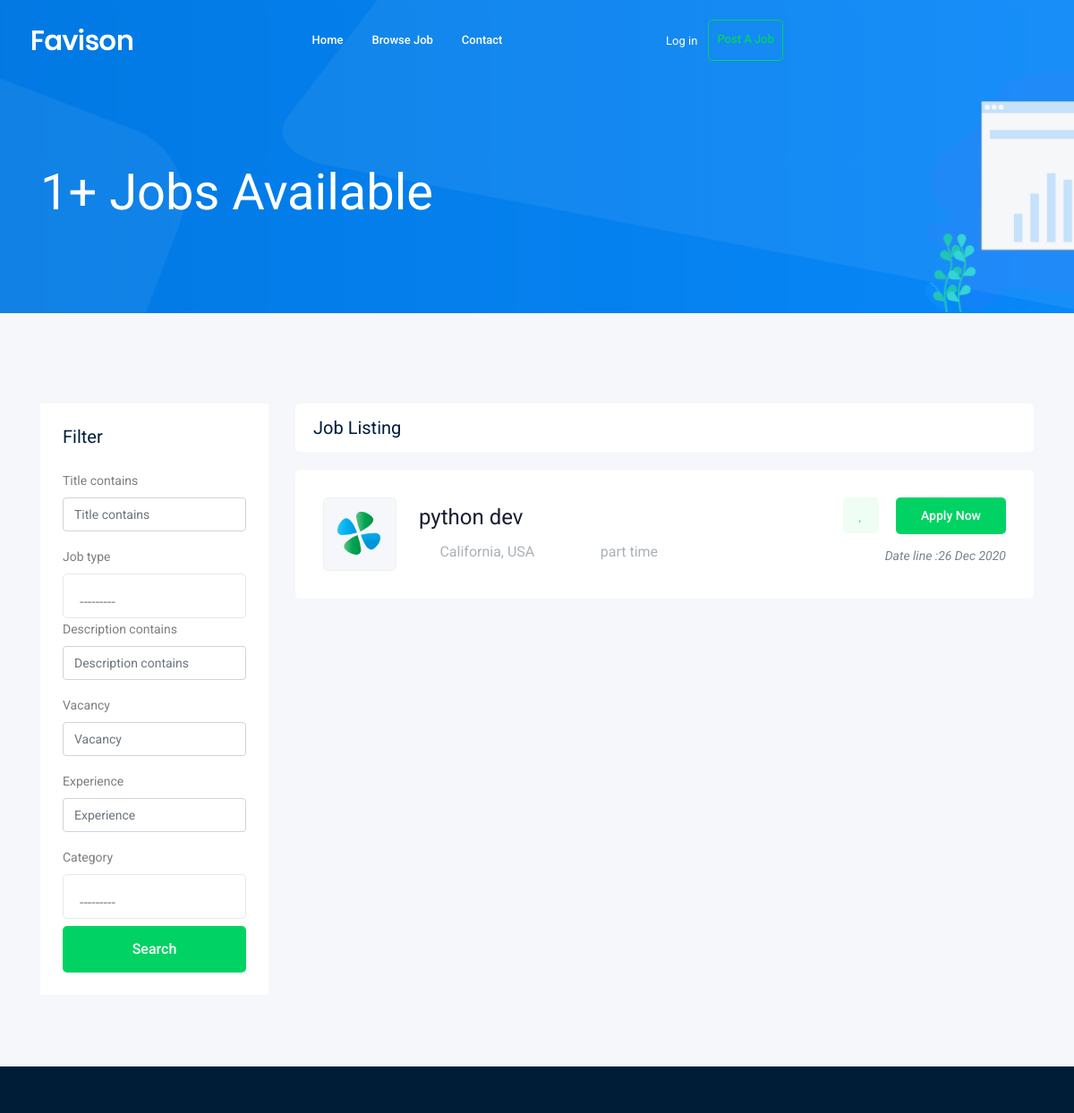
/ (upper part), run on an earlier commit of the app's database.
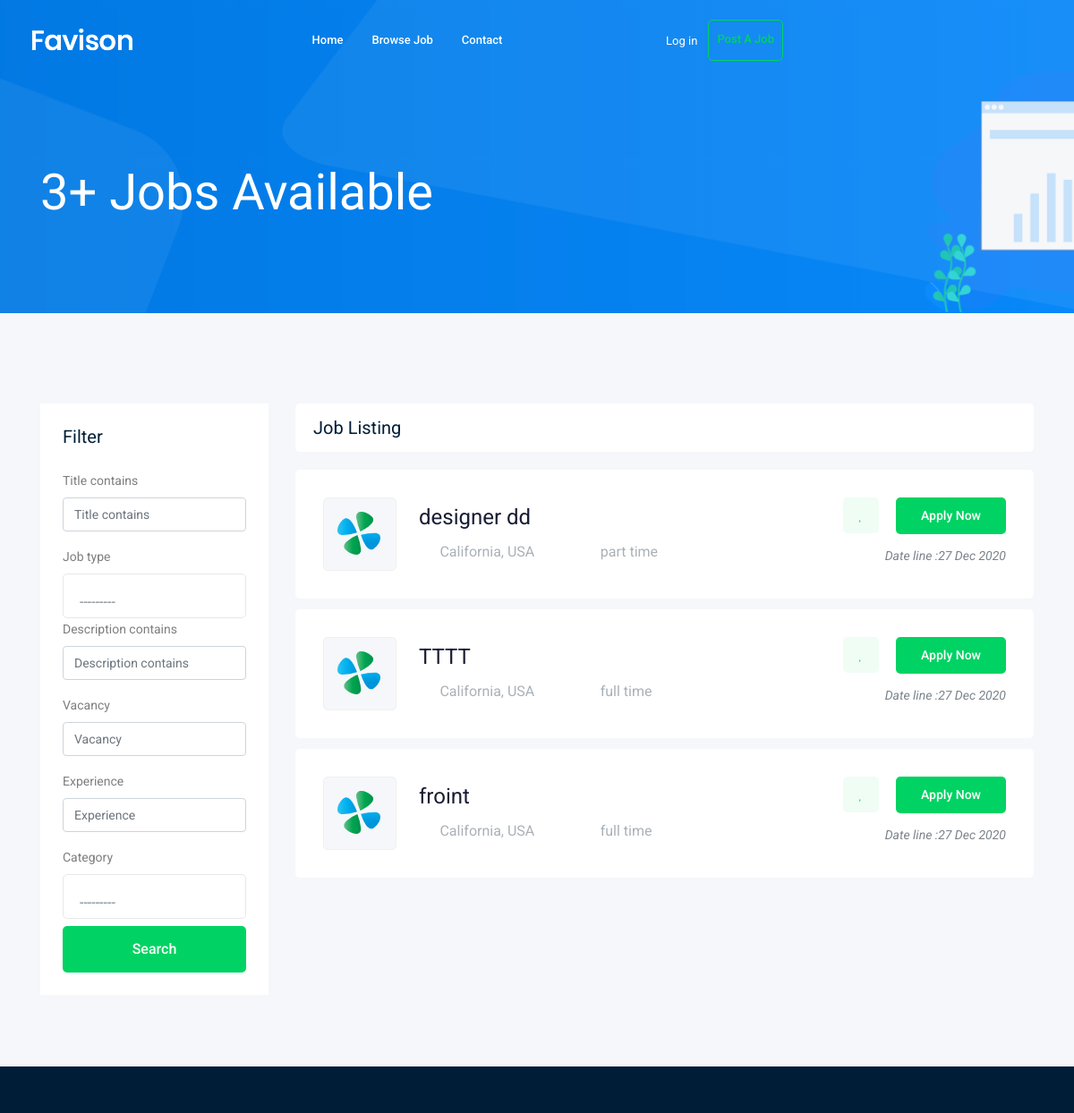
And on a later commit of the database.
### job/models.py (models this page shows, shortened)
class Job(models.Model):        #table
    owner=models.ForeignKey(User,related_name="job_owner",on_delete=models.CASCADE)
    title=models.CharField(max_length=100)
    job_type=models.CharField(max_length=15,choices=JOB_TYPE )
    description=models.TextField(max_length=1000)
    published_at=models.DateTimeField(auto_now=True)
    vacancy=models.IntegerField(default=1)
    sallary=models.IntegerField(default=0)
    experience=models.IntegerField(default=0)
    category=models.ForeignKey('Category',on_delete=models.CASCADE)
    image =models.ImageField(upload_to=image_upload)
    slug=models.SlugField(blank=True,null=True)

### job/views.py (the view)
# urls.py: path('',views.job_list,name="job_list"),
def job_list(request):
    job_list=Job.objects.all()
    myfilter=JobFilter(request.GET,queryset=job_list)
    job_list=myfilter.qs
    paginator = Paginator(job_list,5)
    page_number = request.GET.get('page')
    page_obj = paginator.get_page(page_number)
    context={"job_list": page_obj ,'myfilter': myfilter}
    return render(request ,"job/job_list.html", context)

### job/models.py (called while the page is built)
    def __str__(self):
        return self.name

### job/templates/job/job_list.html (shortened to what this page needs)
{% extends  'base.html' %}
{% load bootstrap4 %}
{% block body %}
     <div class="bradcam_area bradcam_bg_1">
        <div class="container">
            <div class="row">
                <div class="col-xl-12">
                    <div class="bradcam_text">
                        <h3>{{job_list|length}}+ Jobs Available</h3>
                    </div>
                </div>
            </div>
        </div>
    </div>
    <div class="job_listing_area plus_padding">
        <div class="container">
            <div class="row">
                <div class="col-lg-3">
                    <div class="job_filter white-bg">
                        <div class="form_inner white-bg">
                            <h3>Filter</h3>
                            <form method="GET">
                                {% bootstrap_form myfilter.form %}
                               <input type="submit" value="Search" class="boxed-btn3 w-100 mt-2"  />
                            </form>
                        </div>
                    </div>
                </div>
                <div class="col-lg-9">
                    <div class="recent_joblist_wrap">
                        <div class="recent_joblist white-bg ">
                            <div class="row align-items-center">
                                <div class="col-md-6">
                                    <h4>Job Listing</h4>
                                </div>
                            </div>
                        </div>
                    </div>
                    <div class="job_lists m-0">
                        <div class="row">
                             {% for job in job_list %}
                              <div class="col-lg-12 col-md-12">
                                <div class="single_jobs white-bg d-flex justify-content-between">
                                    <div class="jobs_left d-flex align-items-center">
                                        <div class="thumb">
                                            <img src="img/svg_icon/1.svg" alt="">
                                        </div>
                                        <div class="jobs_conetent">
                                            <a href="{% url 'jobs:job_detail' job.slug %}"><h4>{{job.title}}</h4></a>
                                            <div class="links_locat d-flex align-items-center">
                                                <div class="location">
                                                    <p> <i class="fa fa-map-marker"></i> California, USA</p>
                                                </div>
                                                <div class="location">
                                                    <p> <i class="fa fa-clock-o"></i> {{job.job_type}}</p>
                                                </div>
                                            </div>
                                        </div>
                                    </div>
                                    <div class="jobs_right">
                                        <div class="apply_now">
                                            <a class="heart_mark" href="#"> <i class="fa fa-heart"></i> </a>
                                            <a href="{% url 'jobs:job_detail' job.slug %}" class="boxed-btn3">Apply Now</a>
                                        </div>
                                        <div class="date">
                                            <p>Date line :{{job.published_at|date:'d M o'}}</p>
                                        </div>
                                    </div>
                                </div>
                              </div>
                            {% endfor %}
                        </div>
                    </div>
                </div>
            </div>
        </div>
    </div>
 {%endblock body%}

### templates/base.html (shortened to what this page needs)
{% load static %}
<!doctype html>
<html class="no-js" lang="zxx">
<head>
    <link rel="stylesheet" href="{% static 'css/bootstrap.min.css' %}">
    <link rel="stylesheet" href="{% static 'css/owl.carousel.min.css' %}">
    <link rel="stylesheet" href="{% static 'css/magnific-popup.css' %}">
    <link rel="stylesheet" href="{% static 'css/font-awesome.min.css' %}">
    <link rel="stylesheet" href="{% static 'css/themify-icons.css' %}">
    <link rel="stylesheet" href="{% static 'css/nice-select.css' %}">
    <link rel="stylesheet" href="{% static 'css/flaticon.css' %}">
    <link rel="stylesheet" href="{% static 'css/gijgo.css' %}">
    <link rel="stylesheet" href="{% static 'css/animate.min.css' %}">
    <link rel="stylesheet" href="{% static 'css/slicknav.css' %}">
    <link rel="stylesheet" href="{% static 'css/style.css' %}">
</head>
<body>
    <header>
        <div class="header-area ">
            <div id="sticky-header" class="main-header-area">
                <div class="container-fluid ">
                    <div class="header_bottom_border">
                        <div class="row align-items-center">
                            <div class="col-xl-2 col-lg-2">
                                <div class="logo">
                                    <a href="index.html">
                                        <img src="img/logo.png" alt="">
                                    </a>
                                </div>
                            </div>
                            <div class="col-xl-5 col-lg-7">
                                <div class="main-menu  d-none d-lg-block">
                                    <nav>
                                        <ul id="navigation">
                                            <li><a href="/ ">home</a></li>
                                            <li><a href="{% url 'jobs:job_list'%}">Browse Job</a></li>
                                            <li><a href="{% url 'contact:contact'%}">Contact</a></li>
                                        </ul>
                                    </nav>
                                </div>
                            </div>
                            <div class="col-xl-2 col-lg-3 d-none d-lg-block">
                                <div class="Appointment">
                                    {% if user.is_authenticated %}
                                            <div class="phone_num d-none d-xl-block">
                                                <a href="{% url 'accounts:profile'%}">Profile</a>
                                            </div>
                                    {% else %}
                                            <div class="phone_num d-none d-xl-block">
                                                <a href="{% url 'login'%}">Log in</a>
                                            </div>
                                    {% endif %}
                                    <div class="d-none d-lg-block">
                                        <a class="boxed-btn4" href="{% url 'jobs:add_job'%}">Post a Job</a>
                                    </div>
                                </div>
                            </div>
                            <div class="col-11">
                            </div>
                        </div>
                    </div>
                </div>
            </div>
        </div>
    </header>
    {% block body%}
   {% endblock body %}
    <footer class="footer">
        <div class="footer_top">
        </div>
    </footer>
</body>
</html>

What changed in the data, as far as the page shows it:
removed Job: title "python dev", job_type "part time", published_at "26 Dec 2020"
added Job: title "designer dd", job_type "part time", published_at "27 Dec 2020"
added Job: title "TTTT", job_type "full time", published_at "27 Dec 2020"
added Job: title "froint", job_type "full time", published_at "27 Dec 2020"
Also different on the page:
{{ job_list|length }}: "1" → "3"
